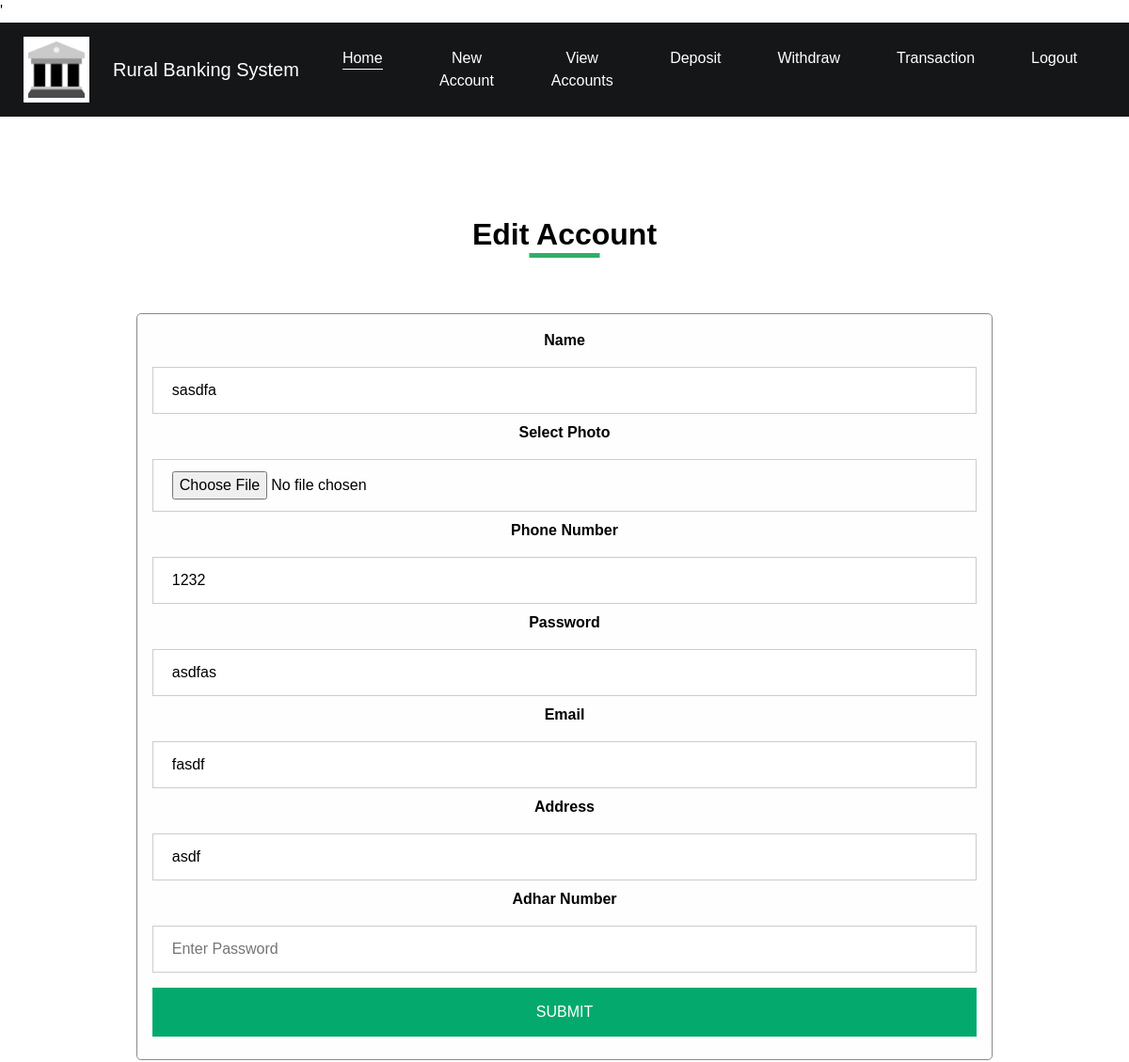
The app's page /admin/editacc.php?id=3462000 (upper part), older data.
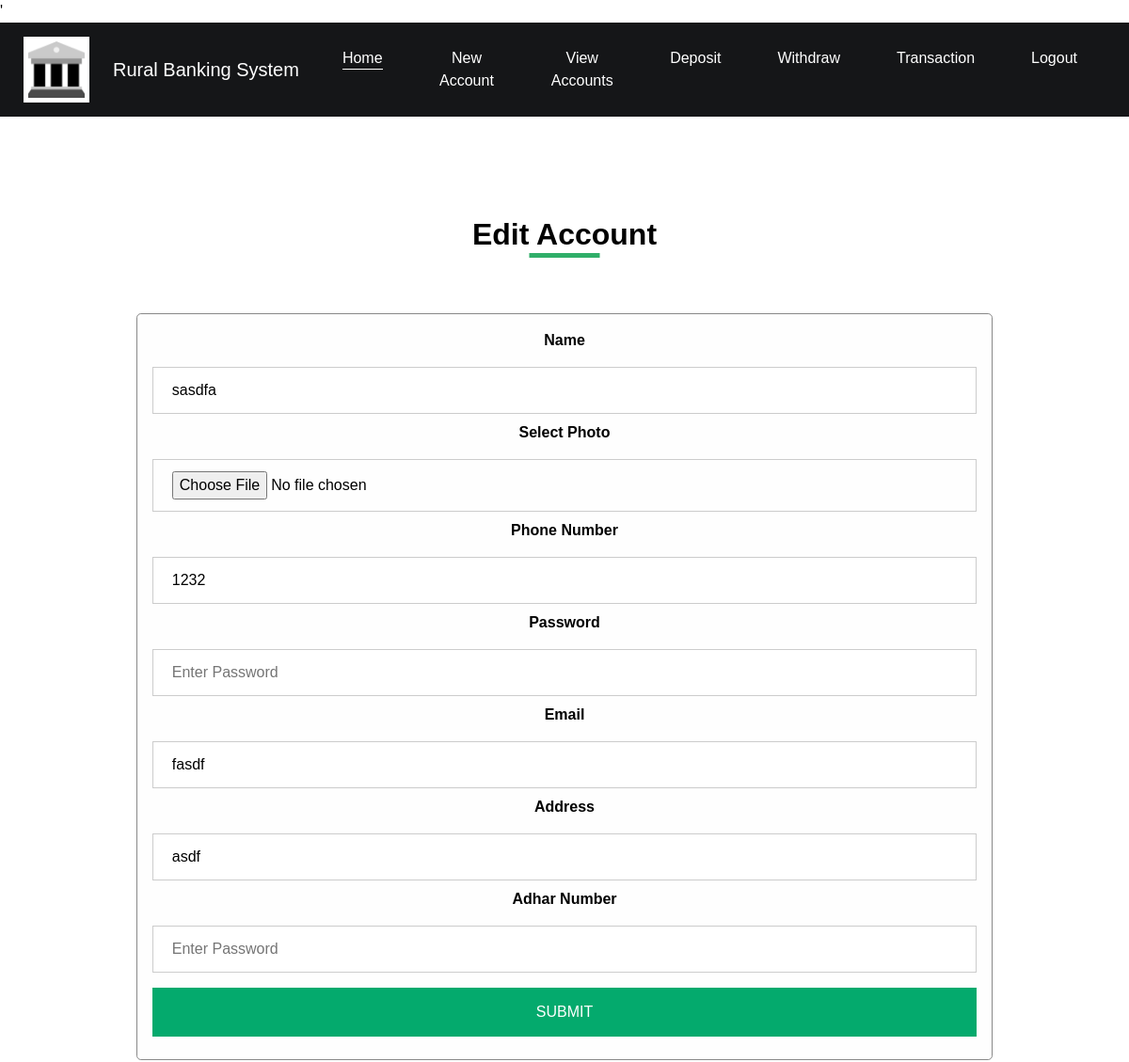
The same page, newer data.
### tables this page shows
CREATE TABLE `user` (
  `accountno` int(200) NOT NULL,
  `name` varchar(200) NOT NULL,
  `photo` varchar(200) NOT NULL,
  `phonenumber` varchar(200) NOT NULL,
  `email` varchar(200) NOT NULL,
  `address` varchar(200) NOT NULL,
  `adharnumber` varchar(200) NOT NULL,
  `password` varchar(200) NOT NULL,
  `date` varchar(200) NOT NULL,
  `status` varchar(200) NOT NULL
);

### admin/editacc.php (the view, shortened to what this page needs)
<?php include 'header.php'; ?>
<?php
        $id=$_GET['id'];
             include 'dbconfig.php';
                        $sql="SELECT * FROM `user` where `accountno`='$id'";
                        $result= mysqli_query($conn,$sql);
                        if ($result->num_rows > 0)
                        {
                            while($row = $result->fetch_assoc())
                            {
                                $name=$row['name'];
                                $photo=$row['photo'];
                                $phonenumber=$row['phonenumber'];
                                $email=$row['email'];
                                $address=$row['address'];
                                $adharnumber=$row['adharnumber'];
                                $password=$row['password'];
                            }
                        }
?>
<section class="about_section layout_padding">
    <div class="container">
      <div class="heading_container">
        <h2>
          Edit Account
        </h2>
      </div>
      <div class="box">
          <form class="modal-content animate" action="dbaccountup?id=<?php echo $id; ?>" method="post" enctype="multipart/form-data">
    <div class="container">
      <label for="uname"><b>Name</b></label>
      <input type="text" placeholder="Enter Username" name="name" value="<?php echo $name; ?>" required>
      <label for="psw"><b>Select Photo</b></label>
      <input type="file" placeholder="Upload Photo" name="photo" value="<?php echo $photo; ?>" required>
      <label for="psw"><b> Phone Number</b></label>
      <input type="number" placeholder="Enter Password" name="phone" value="<?php echo $phonenumber; ?>" required>
      <label for="psw"><b>Password</b></label>
      <input type="text" placeholder="Enter Password" name="pass" value="<?php echo $password; ?>" required>
      <label for="psw"><b>Email</b></label>
      <input type="email" placeholder="Enter Password" name="email" value="<?php echo $email; ?>" required>
      <label for="Address"><b>Address</b></label>
      <input type="text" placeholder="Enter Password" name="address" value="<?php echo $address; ?>" required>
      <label for="psw"><b>Adhar Number</b></label>
      <input type="number" placeholder="Enter Password" name="adhar" value="<?php echo $adharnumber; ?>" required>
      <button  type="submit" name="submit" class="btn-box">SUBMIT</button>
    </div>
  </form>
      </div>
    </div>
  </section>
<?php include 'footer.php'; ?>

Row changes from the older to the newer data that the page shows:
changed user "sasdfa": pass "asdfas" → (not shown)
